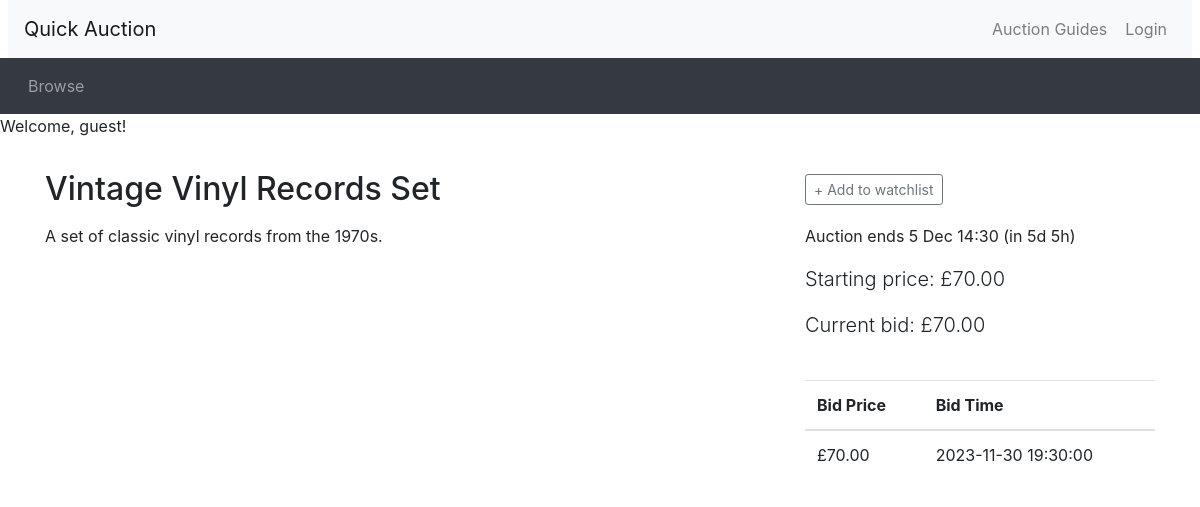
/listing.php?item_id=14, run on the app's committed database.
### tables this page shows
CREATE TABLE `Auction` (
  `auction_ID` int(11) NOT NULL,
  `item_name` varchar(50) NOT NULL,
  `description` text,
  `category` varchar(50) DEFAULT NULL,
  `end_time` datetime NOT NULL,
  `starting_price` decimal(10,2) NOT NULL,
  `reserve_price` decimal(10,2) DEFAULT NULL,
  `user_ID` int(11) DEFAULT NULL
);

CREATE TABLE `Bid` (
  `bid_ID` int(11) NOT NULL,
  `bid_price` decimal(10,2) NOT NULL,
  `time_of_bid` datetime NOT NULL,
  `auction_ID` int(11) DEFAULT NULL,
  `user_ID` int(11) DEFAULT NULL
);

### utilities.php (called while the page is built, shortened)
<?php
function display_time_remaining($interval) {
    if ($interval->days == 0 && $interval->h == 0) {
      $time_remaining = $interval->format('%im %Ss');
    }
    else if ($interval->days == 0) {
      $time_remaining = $interval->format('%hh %im');
    }
    else {
      $time_remaining = $interval->format('%ad %hh');
    }
  return $time_remaining;
}
function count_bid($auctionid){
  include "db_connection.php";
  $sql = "SELECT COUNT(bid_ID) AS count FROM Bid WHERE auction_ID = $auctionid";
  $result = mysqli_query($conn, $sql);
  if(mysqli_num_rows($result) > 0) {
    if($row = mysqli_fetch_assoc($result)) {
      $count = $row["count"];
    }
  } else {
    echo "No results found in count_bid.";
  }
  return $count;
}
function current_price($auctionid){
  include "db_connection.php";
  $sql = "SELECT MAX(bid_price) AS currentPrice FROM Bid WHERE auction_ID = $auctionid";
  $result = mysqli_query($conn, $sql);
  if(mysqli_num_rows($result) > 0) {
    if($row = mysqli_fetch_assoc($result)) {
      $currentPrice = $row["currentPrice"];
    }
  } else {
    echo "No results found in current_price.";
  }
  return $currentPrice;
}
?>

### listing.php (the view, shortened to what this page needs)
<?php include_once("header.php")?>
<?php require("utilities.php")?>
<?php include "db_connection.php";?>
<?php
  if (isset($_SESSION['loggedin']) && $_SESSION['loggedin'] === true) {
      echo "<p>Welcome, " . htmlspecialchars($_SESSION['username']) . "!</p>";
  } else {
      echo "<p>Welcome, guest!</p>";
  }
?>
<?php
  $item_id = $_GET['item_id'];
  $sql = "SELECT * FROM auction WHERE auction_ID = '$item_id'";
  $result_auction = mysqli_query($conn,$sql);
  $row_auction = mysqli_fetch_assoc($result_auction);
  $title = $row_auction["item_name"];
  $description = $row_auction["description"];
  $current_price = current_price($item_id);
  $end_time = new DateTime($row_auction["end_time"]);
  $starting_price = $row_auction["starting_price"];
  $now = new DateTime();
  if ($now < $end_time) {
    $time_to_end = date_diff($now, $end_time);
    $time_remaining = ' (in ' . display_time_remaining($time_to_end) . ')';
  }
  $result =  mysqli_query($conn, $sql);
  if(mysqli_num_rows($result)>0){
    $watching = false;
  }else{
    $watching = true;
  }
  $has_session = true;
?>
<div class="container">
<div class="row">
  <div class="col-sm-8">
    <h2 class="my-3"><?php echo($title); ?></h2>
  </div>
  <div class="col-sm-4 align-self-center">
<?php
  if ($now < $end_time):
?>
    <div id="watch_nowatch" <?php if ($has_session && $watching) echo('style="display: none"');?> >
      <button type="button" class="btn btn-outline-secondary btn-sm" onclick="addToWatchlist()">+ Add to watchlist</button>
    </div>
<?php endif  ?>
  </div>
</div>
<div class="row">
  <div class="col-sm-8">
    <div class="itemDescription">
    <?php echo($description); ?>
    </div>
  </div>
  <div class="col-sm-4">
    <p>
<?php if ($now > $end_time): ?>
     This auction ended <?php echo(date_format($end_time, 'j M H:i')) ?>
<?php else: ?>
     Auction ends <?php echo(date_format($end_time, 'j M H:i') . $time_remaining) ?></p>
    <p class="lead">Starting price: £<?php echo(number_format($starting_price, 2)) ?></p>
    <p class="lead">Current bid: £<?php echo(number_format($current_price, 2)) ?></p>
<?php endif ?>
<?php if (count_bid($item_id) > 0):?>
<br>
<?php
$query = "SELECT bid_price, time_of_bid FROM Bid WHERE auction_ID = $item_id ORDER BY time_of_bid DESC";
$result = mysqli_query($conn, $query);
?>
<div style="max-height: 300px; overflow-y: auto;">
<table class="table">
    <thead style="position: sticky; top: 0; background-color: white; z-index: 1;">
        <tr>
            <th>Bid Price</th>
            <th>Bid Time</th>
        </tr>
    </thead>
    <tbody>
        <?php while ($row = mysqli_fetch_assoc($result)): ?>
            <tr>
                <td>£<?php echo number_format($row['bid_price'], 2); ?></td>
                <td><?php echo $row['time_of_bid']; ?></td>
            </tr>
        <?php endwhile; ?>
    </tbody>
</table>
<?php endif ?>
</div>
</div>
<?php include_once("footer.php")?>

### data on the page
auction: item_name "Vintage Vinyl Records Set", description "A set of classic vinyl records from the 1970s.", end_time "5 Dec 14:30", end_time "(in 5d 5h)", starting_price "70.00"
bid: bid_price "70.00", time_of_bid "2023-11-30 19:30:00"

### other printed values
$current_price "70.00"
